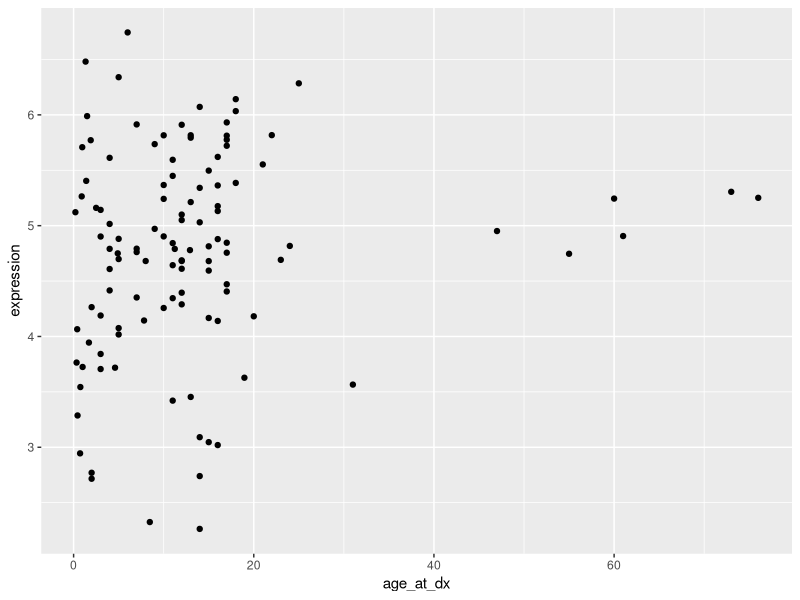
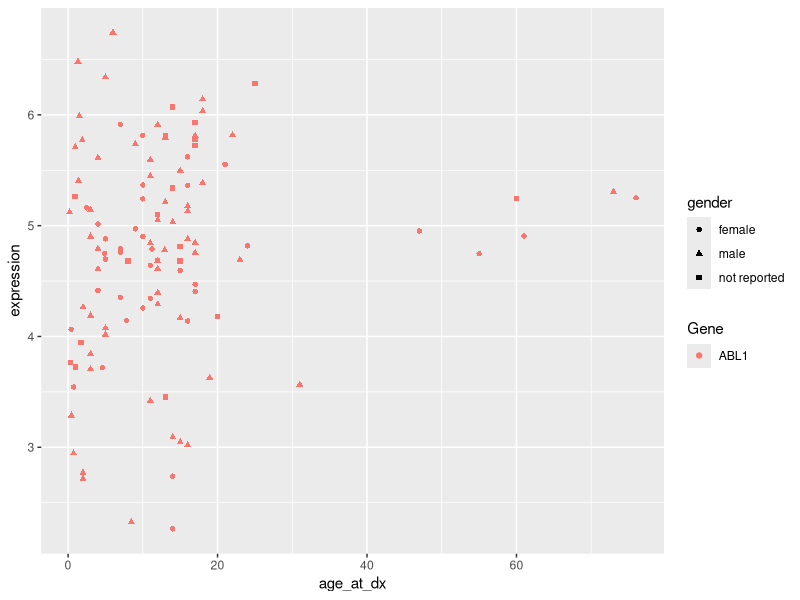
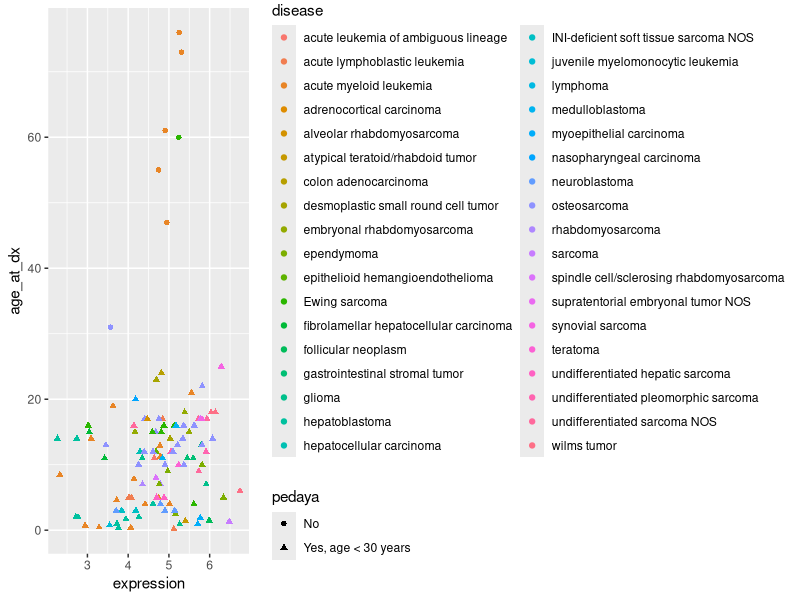
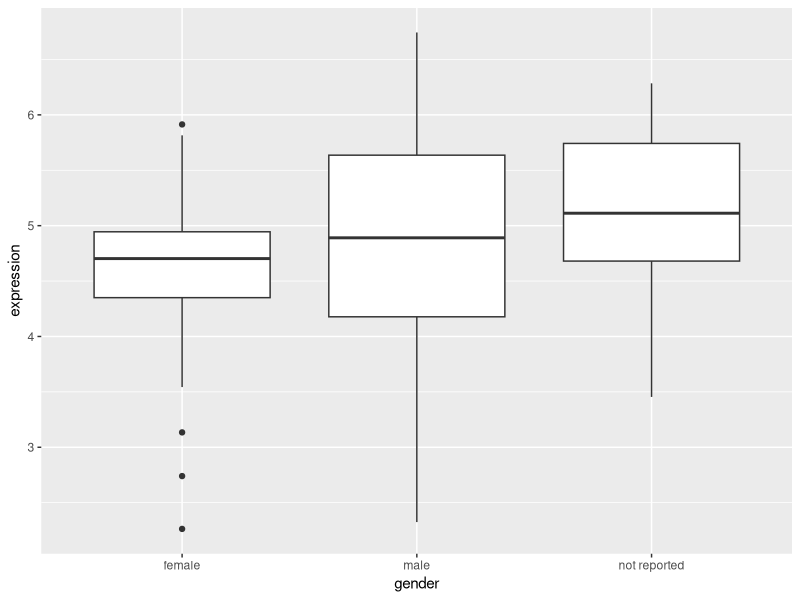
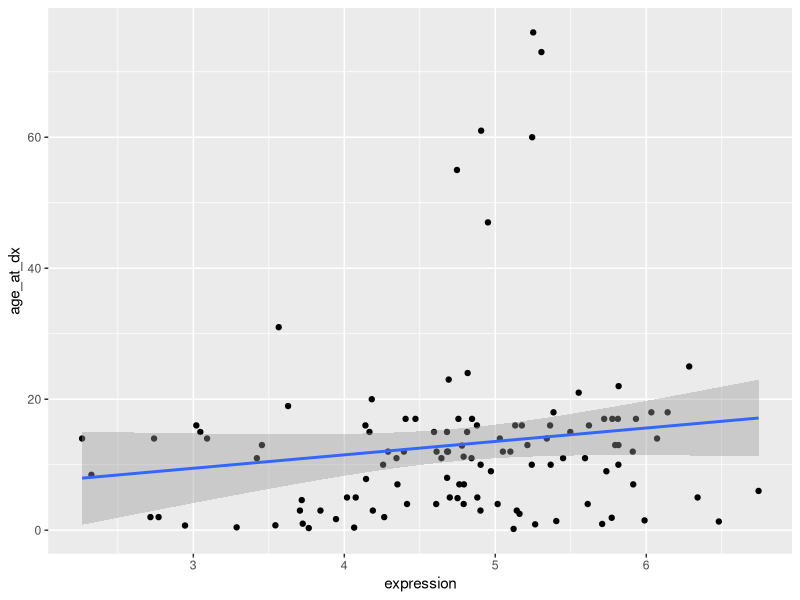
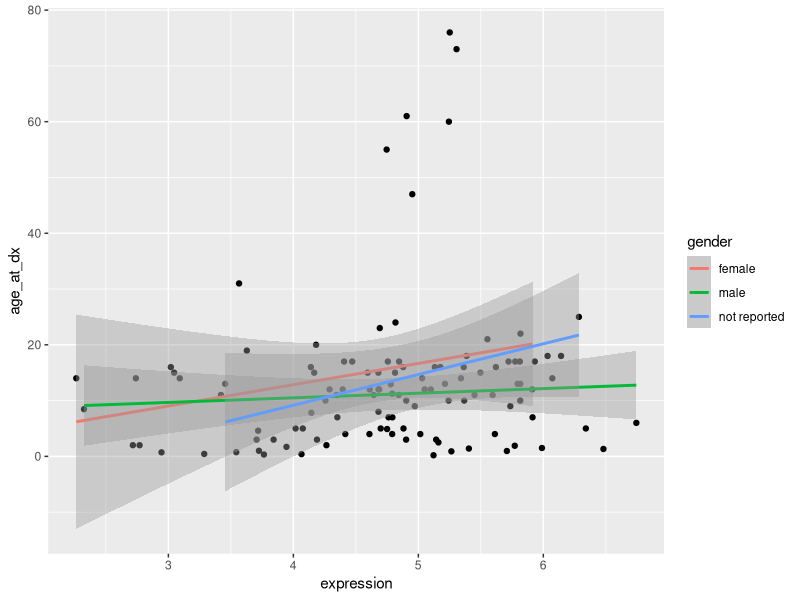
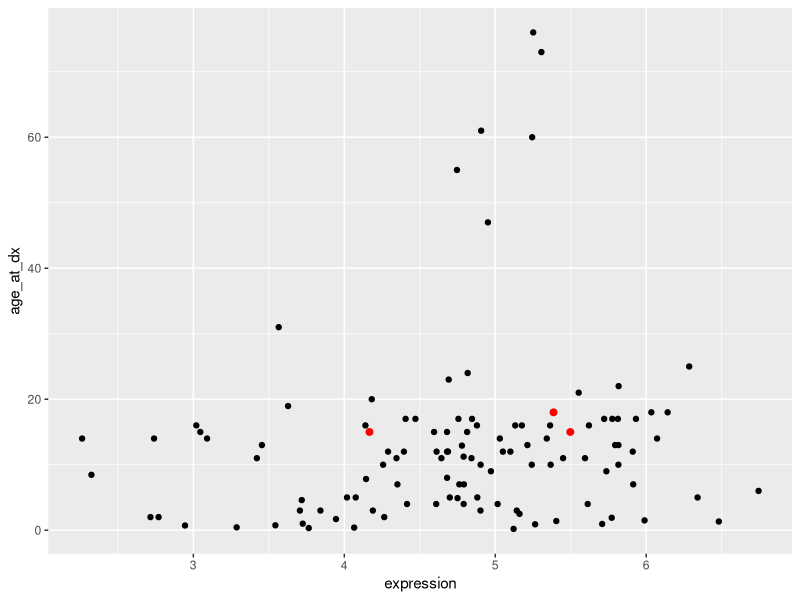
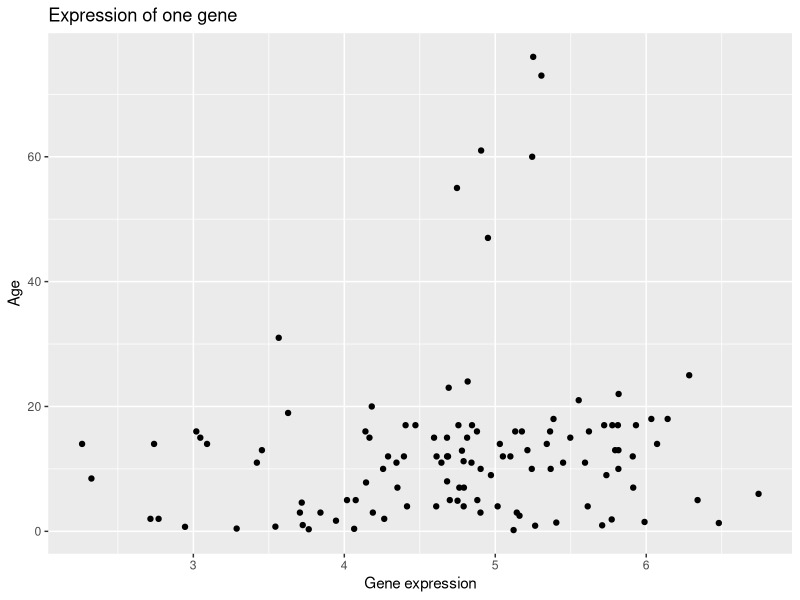

Write the R code that produced these figures, in order.
## ---- chunk 1
knitr::opts_chunk$set(fig.width=6, fig.height=3, fig.align="center")
## ---- chunk 2
library(tidyverse)
## ---- chunk 3

sample_metadata <- read_tsv("selected_metadata.tsv")

expression_values <- read_tsv("one_gene_expression.tsv") 

expression_by_disease <- left_join(expression_values, sample_metadata, by=c("sample")) 

## ---- chunk 4
ggplot(expression_by_disease, aes(x=age_at_dx, y=expression)) +
    geom_point()
## ---- chunk 5

ggplot(expression_by_disease, aes(x=age_at_dx, y=expression, 
                                        color=Gene, shape = gender)) +
    geom_point()

## ---- chunk 6
ggplot(expression_by_disease, aes(x=expression, y=age_at_dx, 
                                        color = disease, shape = pedaya)) +
    geom_point()

## ---- chunk 7
ggplot(expression_by_disease, aes(x=gender, y=expression, group=gender)) +
    geom_boxplot()
## ---- chunk 8
ggplot(expression_by_disease, aes(x=expression, y=age_at_dx)) +
    geom_point() +
    geom_smooth(method = 'lm')

## ---- chunk 9

ggplot(expression_by_disease, aes(x=expression, y=age_at_dx)) +
    geom_point() +
    geom_smooth(aes(color = gender), method = 'lm')
## ---- chunk 10
expression_in_eRMS <- filter(expression_by_disease, disease == "embryonal rhabdomyosarcoma")

ggplot(expression_by_disease, aes(x=expression, y=age_at_dx)) +
    geom_point() +
    geom_point(data = expression_in_eRMS, color = "red", size = 2) 

## ---- chunk 11
ggplot(expression_by_disease, aes(x=expression, y=age_at_dx)) +
    geom_point() +
    labs(x="Gene expression", y="Age", title="Expression of one gene")
## ---- chunk 12
ggplot(expression_by_disease, aes(x=expression, y=age_at_dx)) +
    geom_point() +
    coord_cartesian(xlim=c(0,7))
## ---- chunk 13
ggplot(expression_by_disease, aes(x=expression, y=age_at_dx)) +
    geom_point() +
    facet_wrap(~ gender)
